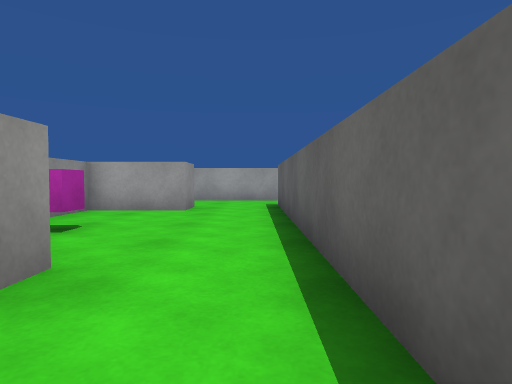
view 1 (above)

16 first-person views from a walk through a Unity game level. The camera is 0.62 m above the floor, tilts 2° down and sees 75° across. The floor is counted in squares, 1 m on a side. Each view is taken from the middle of a square. On the plan, view 1 faces up. The plan holds only what a view shows up to about 10 squares ahead; the rest is blank. The player character is not drawn. Surface patterns are stand-ins for the level's own textures.

view 2
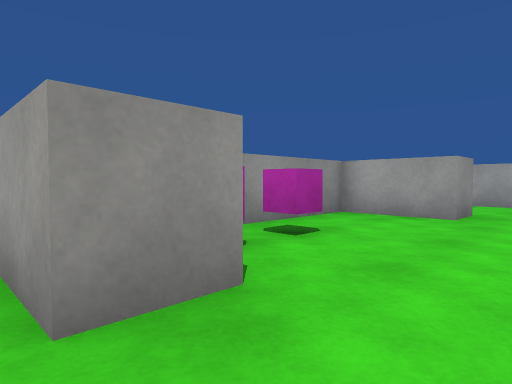

view 3
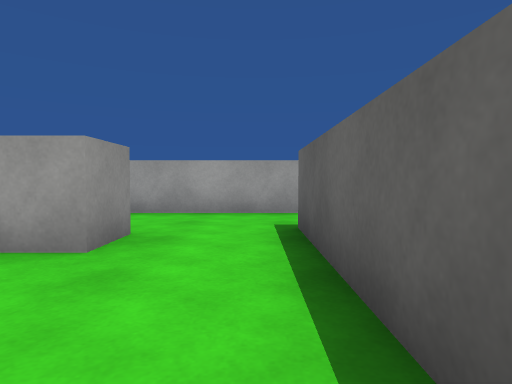

view 4
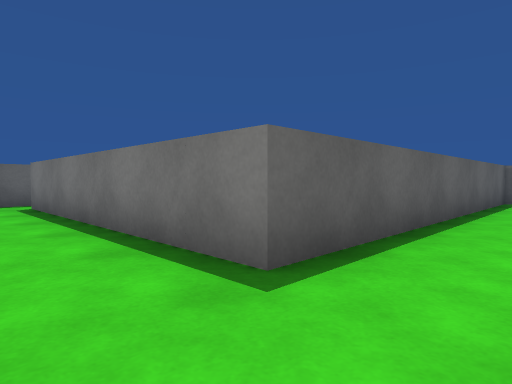

view 5
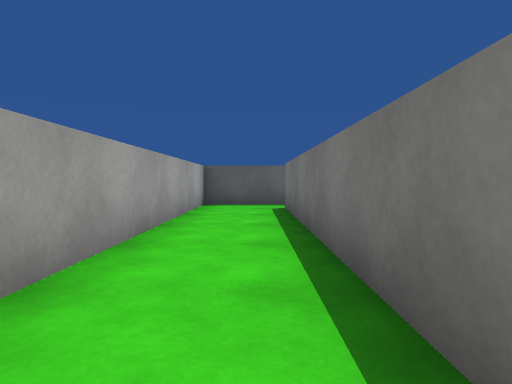

view 6
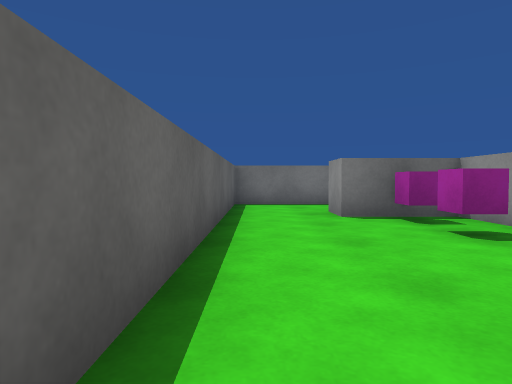

view 7
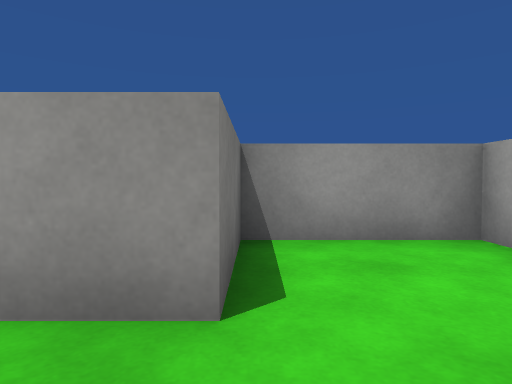

view 8
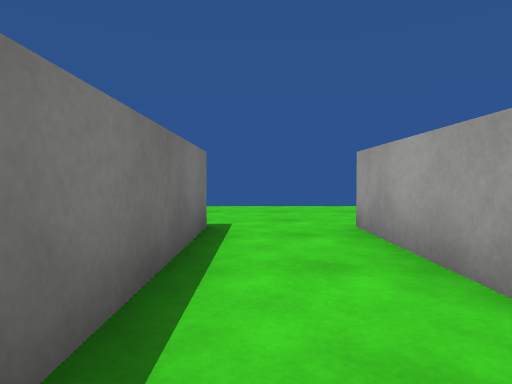

view 9
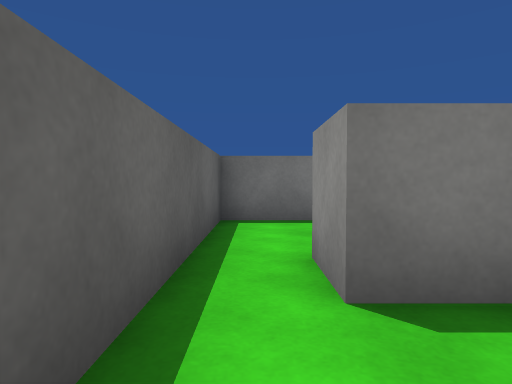

view 10
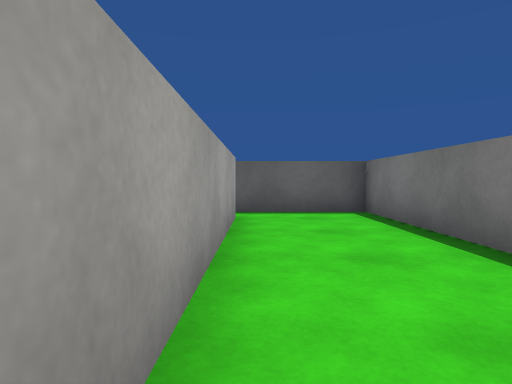

view 11
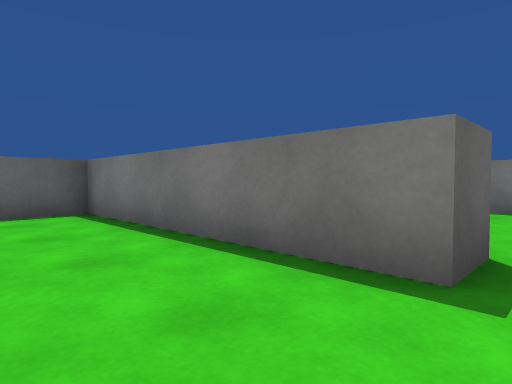

view 12
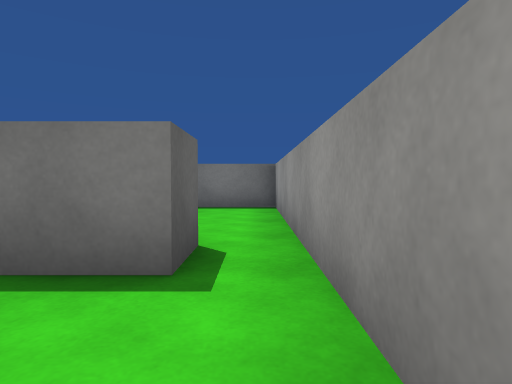

view 13
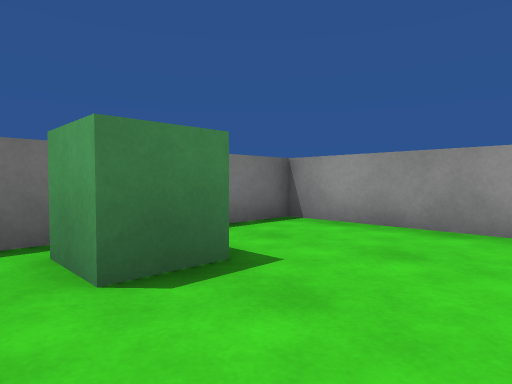

view 14
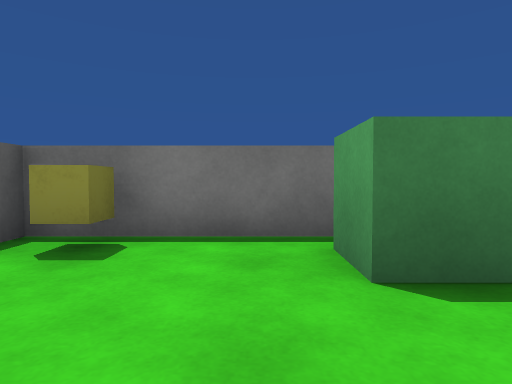

view 15
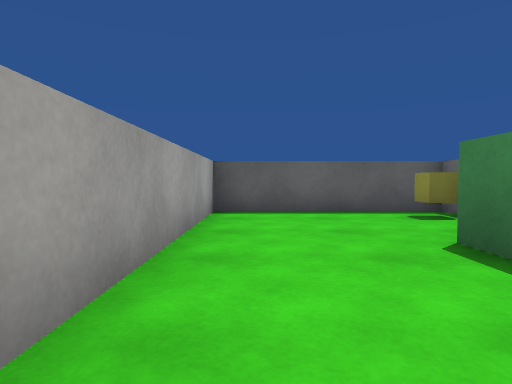

view 16
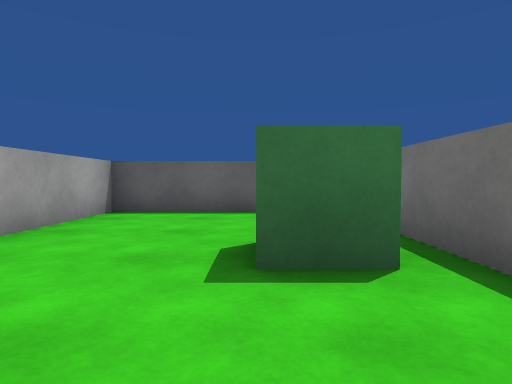

### Floor plan
Points are (right, up) in squares from view 1. A wall is a line through its corners. A room is listed if a view was taken in it or the views show most of it. See-through windows are left out.
Room 1 (views 1, 2, 3, 4, 5, 6, 7, 8, 9)
walls: (-3.5, -0.7) (0.6, -0.7) (0.6, 8.3) (7.5, 8.3) (7.5, 7.3); (8.5, 7.4) (8.5, 10.3) (-3.4, 10.3) (-3.4, 2.4)
ways out: opening at (8, 8) to room 2; opening at (-4, 0.5)
objects: block (-3, 2) to (-2, 2); other object (-3, 4); block (-3, 7) to (-2, 8)
Room 2 (views 10, 11, 12)
walls: (7.5, 7.3) (2.4, 7.3); (2.5, 3.8) (2.5, 4.8) (8.5, 4.8) (8.5, 7.4); (1.5, 6.5) (1.5, 3.5)
ways out: opening at (8, 8) to room 1; opening at (2, 4.5) to room 3
Room 3 (views 13, 14, 15, 16)
walls: (1.5, 3.5) (1.5, -0.7) (8.5, -0.7) (8.5, 3.8) (3, 3.8)
ways out: opening at (2, 4.5) to room 2
objects: cube (5, 0) to (5, 1); cube (8, 0)

Where each view was taken, in squares from view 1:
view 1: 0 up, 0 right, facing up
view 2: 1 up, 0 right, facing up-left
view 3: 4 up, 0 right, facing up
view 4: 10 up, 1 left, facing down-right
view 5: 9 up, 0 right, facing right
view 6: 8 up, 0 right, facing down
view 7: 8 up, 0 right, facing left
view 8: 0 up, 0 right, facing left
view 9: 10 up, 8 right, facing down
view 10: 7 up, 2 right, facing right
view 11: 7 up, 2 right, facing down-right
view 12: 7 up, 2 right, facing down
view 13: 3 up, 6 right, facing down-left
view 14: 3 up, 6 right, facing down
view 15: 3 up, 2 right, facing right
view 16: 1 up, 2 right, facing right
